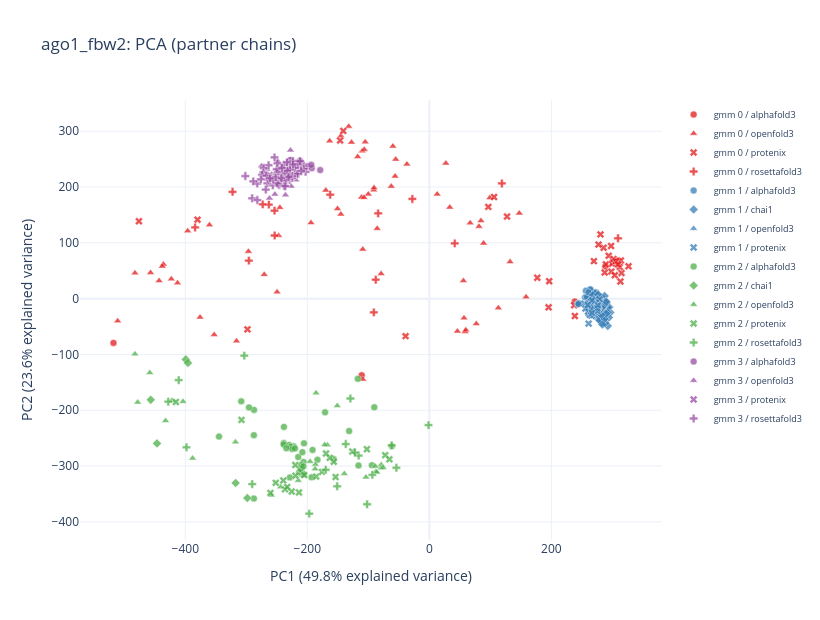

Notebook cell for this chart:
### Code cell
plot_pca(df_ago1_fbw2, complex_name="ago1_fbw2", cluster_method="gmm", n_components=4)  # GMM manual k -- adjust per complex

### Figure 1 — Plotly figure (JSON) as saved in the notebook; plotly's stock layout.template omitted (floating-point values rounded to 4 significant figures; data arrays with more than 128 entries replaced by an {"elided": "..."} marker saying what was removed)
{"data": [{"customdata": [["alphafold3", 11, 0.0, 3, 0.61, 0.2, 0.37, "ago1_fbw2/alphafold3_ago1_fbw2/seed-11_sample-0/ago1_fbw2_seed-11_sample-0_model.cif"], ["alphafold3", 11, 1.0, 2, 0.6, 0.2, 0.38, "ago1_fbw2/alphafold3_ago1_fbw2/seed-11_sample-1/ago1_fbw2_seed-11_sample-1_model.cif"], ["alphafold3", 8, 4.0, 1, 0.6, 0.17, 0.37, "ago1_fbw2/alphafold3_ago1_fbw2/seed-8_sample-4/ago1_fbw2_seed-8_sample-4_model.cif"], ["alphafold3", 9, 3.0, 1, 0.64, 0.37, 0.52, "ago1_fbw2/alphafold3_ago1_fbw2/seed-9_sample-3/ago1_fbw2_seed-9_sample-3_model.cif"]], "hovertemplate": "backend: %{customdata[0]}<br>seed: %{customdata[1]}<br>sample_index: %{customdata[2]}<br>cluster: %{customdata[3]}<br>ptm: %{customdata[4]}<br>iptm: %{customdata[5]}<br>ranking_score: %{customdata[6]}<br>cif_path: %{customdata[7]}<extra></extra>", "marker": {"color": "rgb(228,26,28)", "line": {"color": "white", "width": 0.5}, "opacity": 0.75, "size": 7, "symbol": "circle"}, "mode": "markers", "name": "gmm 0 / alphafold3", "type": "scatter", "x": [-110.8, -517.7, 288.2, 238.3], "y": [-137.3, -79.3, 57.71, -5.039]}, {"customdata": {"elided": "62x8 mixed values"}, "hovertemplate": "backend: %{customdata[0]}<br>seed: %{customdata[1]}<br>sample_index: %{customdata[2]}<br>cluster: %{customdata[3]}<br>ptm: %{customdata[4]}<br>iptm: %{customdata[5]}<br>ranking_score: %{customdata[6]}<br>cif_path: %{customdata[7]}<extra></extra>", "marker": {"color": "rgb(228,26,28)", "line": {"color": "white", "width": 0.5}, "opacity": 0.75, "size": 7, "symbol": "triangle-up"}, "mode": "markers", "name": "gmm 0 / openfold3", "type": "scatter", "x": [-79.05, -36.74, 147.4, -375.8, -145.0, -442.9, 56.81, -145.0, 84.56, -296.5, 76.95, -193.9, -100.0, 45.97, 99.08, -435.8, -316.0, -109.1, -111.1, -55.09, -91.08, 12.85, 132.3, -109.1, -150.5, 55.81, 33.45, -412.7, -110.1, -59.76, 66.86, 158.5, -270.6, 113.1, -422.8, -482.5, -117.4, -456.9, -360.4, -245.0, -249.5, -163.4, 81.35, 88.93, -352.6, -510.8, -169.7, -56.12, -107.0, -62.41, -437.6, 58.7, 26.99, -127.6, -90.65, -105.1, -247.1, -106.6, -396.1, -132.1, -85.48, 59.85], "y": [44.74, 241.0, 153.1, -33.35, 291.5, 31.96, -34.73, 151.2, 139.5, 84.49, -45.1, 135.9, 187.2, -58.45, 180.5, 61.53, -76.02, -144.7, 181.8, 249.6, 194.5, 187.2, 65.9, 88.34, 161.1, 32.01, 163.6, 28.21, 264.4, 273.1, 135.6, 2.977, 43.14, -16.63, 35.05, 45.74, 254.3, 46.54, 132.1, 163.1, 11.77, 282.3, 129.5, 99.23, -64.58, -39.98, 194.0, 219.2, 181.3, 201.1, 57.81, -59.47, 242.5, 280.0, 198.5, 280.6, 112.9, 267.2, 121.3, 308.6, 125.7, -56.21]}, {"customdata": {"elided": "36x8 mixed values"}, "hovertemplate": "backend: %{customdata[0]}<br>seed: %{customdata[1]}<br>sample_index: %{customdata[2]}<br>cluster: %{customdata[3]}<br>ptm: %{customdata[4]}<br>iptm: %{customdata[5]}<br>ranking_score: %{customdata[6]}<br>cif_path: %{customdata[7]}<extra></extra>", "marker": {"color": "rgb(228,26,28)", "line": {"color": "white", "width": 0.5}, "opacity": 0.75, "size": 7, "symbol": "x"}, "mode": "markers", "name": "gmm 0 / protenix", "type": "scatter", "x": [195.5, -298.1, -379.9, -475.9, 106.1, 269.7, 176.9, 293.9, 297.8, 301.4, 289.3, 298.1, 299.4, 305.1, -146.2, 314.9, 280.5, 238.5, 196.4, -141.0, 96.69, -38.95, 313.1, 302.0, 287.4, 309.3, 312.0, 326.4, 313.9, 127.3, 237.4, 285.7, 305.6, 277.3, 303.9, 309.2], "y": [-15.57, -55.03, 141.5, 138.5, 182.0, 67.18, 37.29, 76.72, 94.38, 65.61, 61.42, 48.45, 62.58, 67.49, 283.4, 45.86, 115.1, -31.24, 31.26, 300.5, 164.4, -67.19, 30.82, 71.13, 46.77, 66.91, 56.77, 58.07, 68.37, 147.0, -11.89, 91.14, 67.39, 96.82, 41.86, 61.25]}, {"customdata": [["rosettafold3", 1, 1.0, 2, 0.6013, 0.2646, -99.67, "ago1_fbw2/rosettafold_ago1_fbw2/rosettafold_results_seed-1/ago1_fbw2/seed-1_sample-1/ago1_fbw2_seed-1_sample-1_model_fixed.cif"], ["rosettafold3", 1, 3.0, 1, 0.6022, 0.2644, -99.67, "ago1_fbw2/rosettafold_ago1_fbw2/rosettafold_results_seed-1/ago1_fbw2/seed-1_sample-3/ago1_fbw2_seed-1_sample-3_model_fixed.cif"], ["rosettafold3", 12, 0.0, 2, 0.6093, 0.2798, -99.65, "ago1_fbw2/rosettafold_ago1_fbw2/rosettafold_results_seed-12/ago1_fbw2/seed-12_sample-0/ago1_fbw2_seed-12_sample-0_model_fixed.cif"], ["rosettafold3", 12, 3.0, 2, 0.6119, 0.2946, -99.64, "ago1_fbw2/rosettafold_ago1_fbw2/rosettafold_results_seed-12/ago1_fbw2/seed-12_sample-3/ago1_fbw2_seed-12_sample-3_model_fixed.cif"], ["rosettafold3", 13, 3.0, 2, 0.6013, 0.264, -99.67, "ago1_fbw2/rosettafold_ago1_fbw2/rosettafold_results_seed-13/ago1_fbw2/seed-13_sample-3/ago1_fbw2_seed-13_sample-3_model_fixed.cif"], ["rosettafold3", 13, 4.0, 2, 0.6067, 0.2742, -99.66, "ago1_fbw2/rosettafold_ago1_fbw2/rosettafold_results_seed-13/ago1_fbw2/seed-13_sample-4/ago1_fbw2_seed-13_sample-4_model_fixed.cif"], ["rosettafold3", 15, 1.0, 2, 0.6081, 0.2722, -99.66, "ago1_fbw2/rosettafold_ago1_fbw2/rosettafold_results_seed-15/ago1_fbw2/seed-15_sample-1/ago1_fbw2_seed-15_sample-1_model_fixed.cif"], ["rosettafold3", 18, 4.0, 2, 0.6135, 0.2955, -99.64, "ago1_fbw2/rosettafold_ago1_fbw2/rosettafold_results_seed-18/ago1_fbw2/seed-18_sample-4/ago1_fbw2_seed-18_sample-4_model_fixed.cif"], ["rosettafold3", 19, 0.0, 2, 0.6063, 0.2677, -99.66, "ago1_fbw2/rosettafold_ago1_fbw2/rosettafold_results_seed-19/ago1_fbw2/seed-19_sample-0/ago1_fbw2_seed-19_sample-0_model_fixed.cif"], ["rosettafold3", 2, 2.0, 1, 0.605, 0.2583, -99.67, "ago1_fbw2/rosettafold_ago1_fbw2/rosettafold_results_seed-2/ago1_fbw2/seed-2_sample-2/ago1_fbw2_seed-2_sample-2_model_fixed.cif"], ["rosettafold3", 2, 4.0, 1, 0.6053, 0.2534, -99.68, "ago1_fbw2/rosettafold_ago1_fbw2/rosettafold_results_seed-2/ago1_fbw2/seed-2_sample-4/ago1_fbw2_seed-2_sample-4_model_fixed.cif"], ["rosettafold3", 20, 2.0, 2, 0.6091, 0.2809, -99.65, "ago1_fbw2/rosettafold_ago1_fbw2/rosettafold_results_seed-20/ago1_fbw2/seed-20_sample-2/ago1_fbw2_seed-20_sample-2_model_fixed.cif"], ["rosettafold3", 6, 1.0, 2, 0.6239, 0.3289, -99.61, "ago1_fbw2/rosettafold_ago1_fbw2/rosettafold_results_seed-6/ago1_fbw2/seed-6_sample-1/ago1_fbw2_seed-6_sample-1_model_fixed.cif"], ["rosettafold3", 8, 2.0, 2, 0.6032, 0.2676, -99.67, "ago1_fbw2/rosettafold_ago1_fbw2/rosettafold_results_seed-8/ago1_fbw2/seed-8_sample-2/ago1_fbw2_seed-8_sample-2_model_fixed.cif"], ["rosettafold3", 9, 0.0, 2, 0.609, 0.2752, -99.66, "ago1_fbw2/rosettafold_ago1_fbw2/rosettafold_results_seed-9/ago1_fbw2/seed-9_sample-0/ago1_fbw2_seed-9_sample-0_model_fixed.cif"]], "hovertemplate": "backend: %{customdata[0]}<br>seed: %{customdata[1]}<br>sample_index: %{customdata[2]}<br>cluster: %{customdata[3]}<br>ptm: %{customdata[4]}<br>iptm: %{customdata[5]}<br>ranking_score: %{customdata[6]}<br>cif_path: %{customdata[7]}<extra></extra>", "marker": {"color": "rgb(228,26,28)", "line": {"color": "white", "width": 0.5}, "opacity": 0.75, "size": 7, "symbol": "cross"}, "mode": "markers", "name": "gmm 0 / rosettafold3", "type": "scatter", "x": [-83.87, 41.63, -322.5, -295.8, -87.87, -253.7, -27.77, -263.1, -253.6, 118.8, 309.3, -91.03, -273.1, -162.5, -383.9], "y": [152.8, 98.95, 191.4, 68.17, 33.96, 157.6, 178.6, 168.5, 113.1, 206.3, 108.1, -24.61, 168.9, 186.2, 127.5]}, {"customdata": {"elided": "47x8 mixed values"}, "hovertemplate": "backend: %{customdata[0]}<br>seed: %{customdata[1]}<br>sample_index: %{customdata[2]}<br>cluster: %{customdata[3]}<br>ptm: %{customdata[4]}<br>iptm: %{customdata[5]}<br>ranking_score: %{customdata[6]}<br>cif_path: %{customdata[7]}<extra></extra>", "marker": {"color": "rgb(55,126,184)", "line": {"color": "white", "width": 0.5}, "opacity": 0.75, "size": 7, "symbol": "circle"}, "mode": "markers", "name": "gmm 1 / alphafold3", "type": "scatter", "x": [279.5, 274.0, 274.3, 276.6, 281.4, 243.1, 264.7, 283.0, 270.0, 244.7, 266.8, 275.4, 273.8, 273.1, 269.5, 271.7, 278.8, 280.2, 284.4, 269.2, 281.9, 278.0, 276.0, 281.1, 278.6, 278.3, 271.3, 266.5, 272.7, 270.4, 263.9, 264.4, 263.8, 267.9, 259.7, 256.5, 273.9, 267.3, 255.3, 258.2, 283.2, 276.4, 279.2, 274.5, 276.0, 260.8, 244.4], "y": [0.6265, 7.476, -4.068, 3.106, -5.731, -9.605, -12.43, -2.571, -8.798, -8.485, -8.121, -9.123, -0.8457, -32.55, -13.2, 3.055, -15.68, -0.02481, -18.56, 7.667, -5.484, -9.488, -10.37, 1.941, 5.277, -7.502, -14.18, -2.781, -11.79, -14.01, 17.0, 8.641, 15.97, -7.379, -0.09083, 13.95, 10.8, 2.046, 2.384, 3.019, 0.1039, -22.1, 0.6655, -9.775, -3.329, 11.32, -9.738]}, {"customdata": {"elided": "94x8 mixed values"}, "hovertemplate": "backend: %{customdata[0]}<br>seed: %{customdata[1]}<br>sample_index: %{customdata[2]}<br>cluster: %{customdata[3]}<br>ptm: %{customdata[4]}<br>iptm: %{customdata[5]}<br>ranking_score: %{customdata[6]}<br>cif_path: %{customdata[7]}<extra></extra>", "marker": {"color": "rgb(55,126,184)", "line": {"color": "white", "width": 0.5}, "opacity": 0.75, "size": 7, "symbol": "diamond"}, "mode": "markers", "name": "gmm 1 / chai1", "type": "scatter", "x": [284.9, 282.0, 283.9, 288.7, 273.4, 286.4, 277.9, 286.9, 272.2, 270.2, 286.4, 282.4, 272.8, 282.6, 279.6, 282.9, 277.9, 288.8, 292.5, 284.8, 286.0, 284.4, 284.3, 274.1, 288.4, 283.1, 265.9, 290.2, 278.9, 289.2, 296.6, 291.1, 284.3, 287.3, 294.3, 275.6, 274.7, 280.6, 281.2, 280.6, 279.8, 278.4, 271.0, 282.8, 281.6, 281.5, 277.3, 267.7, 282.6, 284.5, 277.5, 284.8, 289.2, 280.6, 274.3, 280.9, 294.9, 285.9, 276.0, 285.2, 284.5, 272.5, 279.0, 285.6, 277.8, 293.0, 291.9, 276.6, 286.0, 283.0, 287.2, 285.6, 278.6, 287.8, 275.1, 271.9, 274.6, 287.1, 274.3, 279.9, 282.1, 269.8, 289.9, 276.3, 287.1, 274.9, 264.2, 283.7, 284.8, 275.4, 281.9, 271.8, 290.2, 282.3], "y": [-25.22, -22.21, -13.29, -12.92, -15.95, -13.52, -18.49, -33.36, 10.22, 5.846, -15.76, 2.078, -27.37, -42.77, -39.21, -25.11, -7.773, -22.37, -48.81, -1.003, -20.64, -3.381, -14.68, -8.287, -43.87, -36.91, -28.23, -8.259, -15.35, -21.14, -24.73, -15.58, -17.84, 4.819, -33.77, -14.6, -12.12, -20.81, -10.06, -3.191, -12.77, -22.56, 9.211, -8.925, -14.92, -17.74, -18.32, 6.006, -16.94, -22.36, -11.94, -27.17, -5.583, -19.26, -23.25, -37.03, -15.3, -36.17, -30.17, -29.0, -7.855, -24.49, -38.75, -17.41, -15.18, -15.63, -24.64, 6.874, -7.921, -6.04, -36.47, -23.56, -9.001, -6.594, -11.78, -11.13, -7.98, -12.78, -19.59, -5.085, -7.542, -1.312, -27.05, -16.2, -11.74, -6.677, -4.01, -46.29, -13.05, -1.576, -28.82, -14.08, -5.682, -16.23]}, {"customdata": [["openfold3", 4, null, 1, 0.6298, 0.163, 0.2651, "ago1_fbw2/openfold_ago1_fbw2/openfold_results_seed-4/ago1_fbw2/seed_4/ago1_fbw2_seed_4_sample_2_model_fixed.cif"]], "hovertemplate": "backend: %{customdata[0]}<br>seed: %{customdata[1]}<br>sample_index: %{customdata[2]}<br>cluster: %{customdata[3]}<br>ptm: %{customdata[4]}<br>iptm: %{customdata[5]}<br>ranking_score: %{customdata[6]}<br>cif_path: %{customdata[7]}<extra></extra>", "marker": {"color": "rgb(55,126,184)", "line": {"color": "white", "width": 0.5}, "opacity": 0.75, "size": 7, "symbol": "triangle-up"}, "mode": "markers", "name": "gmm 1 / openfold3", "type": "scatter", "x": [260.0], "y": [-25.11]}, {"customdata": {"elided": "39x8 mixed values"}, "hovertemplate": "backend: %{customdata[0]}<br>seed: %{customdata[1]}<br>sample_index: %{customdata[2]}<br>cluster: %{customdata[3]}<br>ptm: %{customdata[4]}<br>iptm: %{customdata[5]}<br>ranking_score: %{customdata[6]}<br>cif_path: %{customdata[7]}<extra></extra>", "marker": {"color": "rgb(55,126,184)", "line": {"color": "white", "width": 0.5}, "opacity": 0.75, "size": 7, "symbol": "x"}, "mode": "markers", "name": "gmm 1 / protenix", "type": "scatter", "x": [261.0, 269.8, 261.1, 267.3, 278.9, 275.6, 271.0, 269.7, 260.9, 273.7, 263.2, 264.1, 278.0, 272.8, 265.7, 263.0, 260.4, 264.7, 277.4, 262.5, 267.5, 275.2, 276.6, 266.6, 271.7, 275.4, 261.1, 253.8, 275.3, 261.8, 269.1, 264.7, 255.7, 264.7, 266.7, 275.4, 276.4, 266.6, 259.6], "y": [-26.03, -18.99, -17.83, -7.708, -1.17, -11.75, -23.91, -13.62, -10.75, -13.63, -11.38, -10.79, -20.08, -7.364, -30.26, -28.88, -22.98, -22.18, -14.57, -12.31, -12.35, -13.82, -15.12, -9.786, -19.53, -20.91, -44.73, -8.745, -22.12, -8.864, -15.62, -17.93, -17.82, -4.78, -2.883, -17.52, -11.82, -25.65, -11.27]}, {"customdata": {"elided": "38x8 mixed values"}, "hovertemplate": "backend: %{customdata[0]}<br>seed: %{customdata[1]}<br>sample_index: %{customdata[2]}<br>cluster: %{customdata[3]}<br>ptm: %{customdata[4]}<br>iptm: %{customdata[5]}<br>ranking_score: %{customdata[6]}<br>cif_path: %{customdata[7]}<extra></extra>", "marker": {"color": "rgb(77,175,74)", "line": {"color": "white", "width": 0.5}, "opacity": 0.75, "size": 7, "symbol": "circle"}, "mode": "markers", "name": "gmm 2 / alphafold3", "type": "scatter", "x": [-209.7, -94.11, -61.5, -206.1, -344.7, -238.6, -238.7, -222.3, -229.6, -226.9, -117.3, -170.9, -193.1, -116.1, -287.5, -90.27, -206.7, -287.3, -228.5, -131.5, -209.5, -224.7, -213.3, -234.3, -183.3, -220.3, -210.7, -210.1, -206.5, -214.9, -295.6, -287.5, -208.1, -191.4, -205.4, -238.3, -308.3, -156.8], "y": [-313.8, -298.5, -264.5, -292.6, -247.2, -258.8, -261.4, -264.6, -262.2, -265.3, -143.7, -203.8, -320.1, -298.9, -358.2, -194.6, -314.8, -199.3, -320.3, -237.1, -304.5, -269.4, -311.0, -268.2, -288.7, -268.4, -305.5, -297.9, -300.6, -283.8, -194.9, -244.6, -275.0, -271.0, -259.2, -229.8, -184.1, -287.5]}, {"customdata": [["chai1", 12, 0.0, 3, 0.6941, 0.3404, 0.4111, "ago1_fbw2/chai1_ago1_fbw2/chai_output_seed-12/pred.model_idx_0.cif"], ["chai1", 13, 0.0, 3, 0.6988, 0.3521, 0.4214, "ago1_fbw2/chai1_ago1_fbw2/chai_output_seed-13/pred.model_idx_0.cif"], ["chai1", 13, 3.0, 3, 0.6969, 0.34, 0.4114, "ago1_fbw2/chai1_ago1_fbw2/chai_output_seed-13/pred.model_idx_3.cif"], ["chai1", 19, 4.0, 3, 0.6932, 0.3435, 0.4134, "ago1_fbw2/chai1_ago1_fbw2/chai_output_seed-19/pred.model_idx_4.cif"], ["chai1", 2, 0.0, 3, 0.6944, 0.3446, 0.4146, "ago1_fbw2/chai1_ago1_fbw2/chai_output_seed-2/pred.model_idx_0.cif"], ["chai1", 7, 0.0, 3, 0.6944, 0.3412, 0.4118, "ago1_fbw2/chai1_ago1_fbw2/chai_output_seed-7/pred.model_idx_0.cif"]], "hovertemplate": "backend: %{customdata[0]}<br>seed: %{customdata[1]}<br>sample_index: %{customdata[2]}<br>cluster: %{customdata[3]}<br>ptm: %{customdata[4]}<br>iptm: %{customdata[5]}<br>ranking_score: %{customdata[6]}<br>cif_path: %{customdata[7]}<extra></extra>", "marker": {"color": "rgb(77,175,74)", "line": {"color": "white", "width": 0.5}, "opacity": 0.75, "size": 7, "symbol": "diamond"}, "mode": "markers", "name": "gmm 2 / chai1", "type": "scatter", "x": [-399.2, -446.3, -317.4, -456.5, -395.6, -298.4], "y": [-108.9, -259.4, -330.3, -181.3, -115.2, -357.3]}, {"customdata": {"elided": "27x8 mixed values"}, "hovertemplate": "backend: %{customdata[0]}<br>seed: %{customdata[1]}<br>sample_index: %{customdata[2]}<br>cluster: %{customdata[3]}<br>ptm: %{customdata[4]}<br>iptm: %{customdata[5]}<br>ranking_score: %{customdata[6]}<br>cif_path: %{customdata[7]}<extra></extra>", "marker": {"color": "rgb(77,175,74)", "line": {"color": "white", "width": 0.5}, "opacity": 0.75, "size": 7, "symbol": "triangle-up"}, "mode": "markers", "name": "gmm 2 / openfold3", "type": "scatter", "x": [-482.5, -139.3, -167.1, -171.5, -388.1, -432.3, -205.1, -78.85, -87.72, -103.9, -421.9, -79.53, -259.0, -403.7, -186.8, -150.9, -243.7, -86.12, -75.77, -88.55, -478.0, -458.1, -187.2, -214.8, -195.6, -185.6, -317.7], "y": [-99.31, -313.6, -262.3, -261.8, -286.0, -218.8, -313.6, -297.8, -309.8, -319.8, -182.6, -303.6, -352.1, -184.4, -297.1, -192.1, -337.3, -310.9, -302.7, -300.3, -185.8, -132.8, -305.1, -325.8, -291.8, -169.1, -257.1]}, {"customdata": {"elided": "22x8 mixed values"}, "hovertemplate": "backend: %{customdata[0]}<br>seed: %{customdata[1]}<br>sample_index: %{customdata[2]}<br>cluster: %{customdata[3]}<br>ptm: %{customdata[4]}<br>iptm: %{customdata[5]}<br>ranking_score: %{customdata[6]}<br>cif_path: %{customdata[7]}<extra></extra>", "marker": {"color": "rgb(77,175,74)", "line": {"color": "white", "width": 0.5}, "opacity": 0.75, "size": 7, "symbol": "x"}, "mode": "markers", "name": "gmm 2 / protenix", "type": "scatter", "x": [-156.6, -163.3, -236.5, -307.9, -102.3, -225.4, -126.4, -205.0, -213.6, -219.6, -185.5, -251.7, -72.25, -65.44, -219.3, -175.8, -239.3, -169.3, -233.0, -153.7, -260.5, -415.4], "y": [-292.4, -285.3, -341.7, -217.3, -269.8, -345.6, -274.0, -315.9, -347.3, -298.2, -318.9, -330.0, -280.4, -287.9, -317.2, -310.4, -325.8, -277.5, -337.5, -319.7, -348.1, -185.1]}, {"customdata": {"elided": "17x8 mixed values"}, "hovertemplate": "backend: %{customdata[0]}<br>seed: %{customdata[1]}<br>sample_index: %{customdata[2]}<br>cluster: %{customdata[3]}<br>ptm: %{customdata[4]}<br>iptm: %{customdata[5]}<br>ranking_score: %{customdata[6]}<br>cif_path: %{customdata[7]}<extra></extra>", "marker": {"color": "rgb(77,175,74)", "line": {"color": "white", "width": 0.5}, "opacity": 0.75, "size": 7, "symbol": "cross"}, "mode": "markers", "name": "gmm 2 / rosettafold3", "type": "scatter", "x": [-115.8, -290.3, -121.9, -196.9, -303.3, -169.8, -410.8, -1.336, -102.0, -61.74, -53.99, -129.4, -427.9, -398.0, -93.37, -151.0, -137.0], "y": [-281.1, -332.3, -275.7, -385.2, -102.1, -306.6, -146.0, -226.6, -368.4, -263.0, -303.0, -178.9, -184.6, -266.4, -315.7, -336.2, -260.5]}, {"customdata": [["alphafold3", 10, 2.0, 2, 0.61, 0.22, 0.39, "ago1_fbw2/alphafold3_ago1_fbw2/seed-10_sample-2/ago1_fbw2_seed-10_sample-2_model.cif"], ["alphafold3", 10, 4.0, 2, 0.61, 0.22, 0.39, "ago1_fbw2/alphafold3_ago1_fbw2/seed-10_sample-4/ago1_fbw2_seed-10_sample-4_model.cif"], ["alphafold3", 11, 3.0, 2, 0.61, 0.19, 0.37, "ago1_fbw2/alphafold3_ago1_fbw2/seed-11_sample-3/ago1_fbw2_seed-11_sample-3_model.cif"], ["alphafold3", 2, 0.0, 2, 0.62, 0.23, 0.4, "ago1_fbw2/alphafold3_ago1_fbw2/seed-2_sample-0/ago1_fbw2_seed-2_sample-0_model.cif"], ["alphafold3", 2, 1.0, 2, 0.62, 0.22, 0.39, "ago1_fbw2/alphafold3_ago1_fbw2/seed-2_sample-1/ago1_fbw2_seed-2_sample-1_model.cif"], ["alphafold3", 2, 2.0, 2, 0.62, 0.22, 0.39, "ago1_fbw2/alphafold3_ago1_fbw2/seed-2_sample-2/ago1_fbw2_seed-2_sample-2_model.cif"], ["alphafold3", 2, 3.0, 2, 0.62, 0.23, 0.41, "ago1_fbw2/alphafold3_ago1_fbw2/seed-2_sample-3/ago1_fbw2_seed-2_sample-3_model.cif"], ["alphafold3", 2, 4.0, 2, 0.62, 0.24, 0.41, "ago1_fbw2/alphafold3_ago1_fbw2/seed-2_sample-4/ago1_fbw2_seed-2_sample-4_model.cif"], ["alphafold3", 8, 0.0, 2, 0.61, 0.18, 0.37, "ago1_fbw2/alphafold3_ago1_fbw2/seed-8_sample-0/ago1_fbw2_seed-8_sample-0_model.cif"], ["alphafold3", 8, 3.0, 2, 0.61, 0.19, 0.37, "ago1_fbw2/alphafold3_ago1_fbw2/seed-8_sample-3/ago1_fbw2_seed-8_sample-3_model.cif"], ["alphafold3", 9, 4.0, 2, 0.61, 0.18, 0.36, "ago1_fbw2/alphafold3_ago1_fbw2/seed-9_sample-4/ago1_fbw2_seed-9_sample-4_model.cif"]], "hovertemplate": "backend: %{customdata[0]}<br>seed: %{customdata[1]}<br>sample_index: %{customdata[2]}<br>cluster: %{customdata[3]}<br>ptm: %{customdata[4]}<br>iptm: %{customdata[5]}<br>ranking_score: %{customdata[6]}<br>cif_path: %{customdata[7]}<extra></extra>", "marker": {"color": "rgb(152,78,163)", "line": {"color": "white", "width": 0.5}, "opacity": 0.75, "size": 7, "symbol": "circle"}, "mode": "markers", "name": "gmm 3 / alphafold3", "type": "scatter", "x": [-217.1, -213.6, -229.2, -208.6, -199.5, -192.7, -218.0, -178.9, -212.2, -227.6, -193.5], "y": [237.8, 238.7, 246.8, 241.8, 237.3, 233.7, 243.4, 230.3, 247.0, 248.6, 239.7]}, {"customdata": [["openfold3", 1, null, 2, 0.6359, 0.1772, 0.3531, "ago1_fbw2/openfold_ago1_fbw2/openfold_results_seed-1/ago1_fbw2/seed_1/ago1_fbw2_seed_1_sample_1_model_fixed.cif"], ["openfold3", 1, null, 2, 0.6379, 0.1785, 0.2894, "ago1_fbw2/openfold_ago1_fbw2/openfold_results_seed-1/ago1_fbw2/seed_1/ago1_fbw2_seed_1_sample_5_model_fixed.cif"], ["openfold3", 10, null, 2, 0.632, 0.1762, 0.2776, "ago1_fbw2/openfold_ago1_fbw2/openfold_results_seed-10/ago1_fbw2/seed_10/ago1_fbw2_seed_10_sample_1_model_fixed.cif"], ["openfold3", 12, null, 2, 0.6392, 0.19, 0.3223, "ago1_fbw2/openfold_ago1_fbw2/openfold_results_seed-12/ago1_fbw2/seed_12/ago1_fbw2_seed_12_sample_4_model_fixed.cif"], ["openfold3", 14, null, 2, 0.6353, 0.1631, 0.2663, "ago1_fbw2/openfold_ago1_fbw2/openfold_results_seed-14/ago1_fbw2/seed_14/ago1_fbw2_seed_14_sample_2_model_fixed.cif"], ["openfold3", 2, null, 2, 0.6363, 0.165, 0.3408, "ago1_fbw2/openfold_ago1_fbw2/openfold_results_seed-2/ago1_fbw2/seed_2/ago1_fbw2_seed_2_sample_3_model_fixed.cif"], ["openfold3", 20, null, 2, 0.6428, 0.1851, 0.3421, "ago1_fbw2/openfold_ago1_fbw2/openfold_results_seed-20/ago1_fbw2/seed_20/ago1_fbw2_seed_20_sample_2_model_fixed.cif"], ["openfold3", 4, null, 2, 0.6336, 0.1805, 0.2872, "ago1_fbw2/openfold_ago1_fbw2/openfold_results_seed-4/ago1_fbw2/seed_4/ago1_fbw2_seed_4_sample_5_model_fixed.cif"], ["openfold3", 6, null, 2, 0.6345, 0.1734, 0.3491, "ago1_fbw2/openfold_ago1_fbw2/openfold_results_seed-6/ago1_fbw2/seed_6/ago1_fbw2_seed_6_sample_2_model_fixed.cif"], ["openfold3", 7, null, 2, 0.6375, 0.1695, 0.3461, "ago1_fbw2/openfold_ago1_fbw2/openfold_results_seed-7/ago1_fbw2/seed_7/ago1_fbw2_seed_7_sample_1_model_fixed.cif"]], "hovertemplate": "backend: %{customdata[0]}<br>seed: %{customdata[1]}<br>sample_index: %{customdata[2]}<br>cluster: %{customdata[3]}<br>ptm: %{customdata[4]}<br>iptm: %{customdata[5]}<br>ranking_score: %{customdata[6]}<br>cif_path: %{customdata[7]}<extra></extra>", "marker": {"color": "rgb(152,78,163)", "line": {"color": "white", "width": 0.5}, "opacity": 0.75, "size": 7, "symbol": "triangle-up"}, "mode": "markers", "name": "gmm 3 / openfold3", "type": "scatter", "x": [-218.7, -235.8, -265.8, -262.0, -275.1, -227.6, -226.4, -247.2, -248.7, -253.1], "y": [212.6, 185.6, 231.8, 179.9, 237.8, 266.0, 201.2, 233.4, 246.5, 186.9]}, {"customdata": [["protenix", 1, null, 2, 0.5995, 0.1884, 0.2707, "ago1_fbw2/protenix_ago1_fbw2/protenix_results_seed-1/ago1_fbw2/seed_1/predictions/ago1_fbw2_sample_4.cif"], ["protenix", 10, null, 2, 0.5961, 0.2914, 0.3523, "ago1_fbw2/protenix_ago1_fbw2/protenix_results_seed-10/ago1_fbw2/seed_10/predictions/ago1_fbw2_sample_4.cif"], ["protenix", 19, null, 2, 0.5933, 0.274, 0.3378, "ago1_fbw2/protenix_ago1_fbw2/protenix_results_seed-19/ago1_fbw2/seed_19/predictions/ago1_fbw2_sample_4.cif"]], "hovertemplate": "backend: %{customdata[0]}<br>seed: %{customdata[1]}<br>sample_index: %{customdata[2]}<br>cluster: %{customdata[3]}<br>ptm: %{customdata[4]}<br>iptm: %{customdata[5]}<br>ranking_score: %{customdata[6]}<br>cif_path: %{customdata[7]}<extra></extra>", "marker": {"color": "rgb(152,78,163)", "line": {"color": "white", "width": 0.5}, "opacity": 0.75, "size": 7, "symbol": "x"}, "mode": "markers", "name": "gmm 3 / protenix", "type": "scatter", "x": [-226.0, -238.2, -261.5], "y": [242.8, 225.0, 221.6]}, {"customdata": {"elided": "68x8 mixed values"}, "hovertemplate": "backend: %{customdata[0]}<br>seed: %{customdata[1]}<br>sample_index: %{customdata[2]}<br>cluster: %{customdata[3]}<br>ptm: %{customdata[4]}<br>iptm: %{customdata[5]}<br>ranking_score: %{customdata[6]}<br>cif_path: %{customdata[7]}<extra></extra>", "marker": {"color": "rgb(152,78,163)", "line": {"color": "white", "width": 0.5}, "opacity": 0.75, "size": 7, "symbol": "cross"}, "mode": "markers", "name": "gmm 3 / rosettafold3", "type": "scatter", "x": [-243.0, -254.2, -238.6, -263.5, -202.8, -245.7, -222.6, -205.8, -234.5, -245.8, -241.3, -223.6, -256.6, -243.0, -233.8, -242.5, -271.6, -265.5, -215.3, -272.2, -223.2, -221.1, -263.7, -238.4, -220.4, -237.4, -248.5, -231.8, -258.8, -290.4, -247.0, -230.2, -274.2, -228.9, -267.2, -235.6, -247.6, -282.1, -234.9, -228.6, -214.8, -235.9, -216.6, -250.2, -228.3, -249.8, -249.0, -236.1, -255.5, -276.2, -281.9, -301.5, -253.7, -225.0, -232.6, -210.1, -212.0, -224.7, -223.6, -268.1, -229.3, -231.0, -233.3, -241.5, -251.8, -288.5, -261.3, -242.5], "y": [233.0, 218.6, 239.9, 239.0, 227.3, 227.8, 219.3, 232.5, 213.4, 203.6, 219.5, 246.3, 203.1, 210.5, 226.7, 222.0, 234.0, 206.7, 241.3, 226.2, 221.5, 225.2, 212.6, 202.2, 234.4, 223.5, 226.8, 229.7, 216.0, 179.8, 212.7, 222.0, 221.9, 212.9, 220.2, 218.4, 204.7, 206.2, 211.9, 231.9, 223.2, 225.8, 223.6, 231.8, 231.4, 207.0, 242.3, 201.4, 213.2, 213.6, 176.6, 219.7, 253.1, 216.3, 229.2, 229.0, 246.3, 219.5, 240.5, 195.4, 219.3, 217.7, 244.2, 234.1, 217.3, 210.2, 215.5, 215.6]}], "layout": {"height": 620, "legend": {"font": {"size": 9}}, "title": {"text": "ago1_fbw2: PCA (partner chains)"}, "width": 820, "xaxis": {"title": {"text": "PC1 (49.8% explained variance)"}}, "yaxis": {"title": {"text": "PC2 (23.6% explained variance)"}}}}
